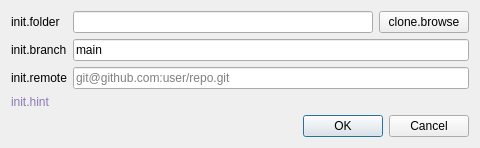
<?xml version="1.0" encoding="UTF-8"?>
<ui version="4.0">
 <class>InitDialog</class>
 <widget class="QDialog" name="InitDialog">
  <property name="minimumSize">
   <size>
    <width>480</width>
    <height>0</height>
   </size>
  </property>
  <property name="windowTitle">
   <string notr="true">init.title</string>
  </property>
  <layout class="QVBoxLayout" name="mainLayout">
   <item>
    <layout class="QFormLayout" name="formLayout">
     <item row="0" column="0">
      <widget class="QLabel" name="folderLabel">
       <property name="text">
        <string notr="true">init.folder</string>
       </property>
       <property name="buddy">
        <cstring>folderEdit</cstring>
       </property>
      </widget>
     </item>
     <item row="0" column="1">
      <layout class="QHBoxLayout" name="folderRow">
       <item>
        <widget class="QLineEdit" name="folderEdit"/>
       </item>
       <item>
        <widget class="QPushButton" name="browseButton">
         <property name="minimumSize">
          <size>
           <width>90</width>
           <height>0</height>
          </size>
         </property>
         <property name="maximumSize">
          <size>
           <width>90</width>
           <height>16777215</height>
          </size>
         </property>
         <property name="text">
          <string notr="true">clone.browse</string>
         </property>
        </widget>
       </item>
      </layout>
     </item>
     <item row="1" column="0">
      <widget class="QLabel" name="branchLabel">
       <property name="text">
        <string notr="true">init.branch</string>
       </property>
       <property name="buddy">
        <cstring>branchEdit</cstring>
       </property>
      </widget>
     </item>
     <item row="1" column="1">
      <widget class="QLineEdit" name="branchEdit">
       <property name="text">
        <string notr="true">main</string>
       </property>
      </widget>
     </item>
     <item row="2" column="0">
      <widget class="QLabel" name="remoteLabel">
       <property name="text">
        <string notr="true">init.remote</string>
       </property>
       <property name="buddy">
        <cstring>remoteEdit</cstring>
       </property>
      </widget>
     </item>
     <item row="2" column="1">
      <widget class="QLineEdit" name="remoteEdit">
       <property name="placeholderText">
        <string notr="true">git@github.com:user/repo.git</string>
       </property>
      </widget>
     </item>
    </layout>
   </item>
   <item>
    <widget class="QLabel" name="hintLabel">
     <property name="styleSheet">
      <string notr="true">color: rgb(140,120,180);</string>
     </property>
     <property name="text">
      <string notr="true">init.hint</string>
     </property>
     <property name="wordWrap">
      <bool>true</bool>
     </property>
    </widget>
   </item>
   <item>
    <widget class="QDialogButtonBox" name="buttonBox">
     <property name="standardButtons">
      <set>QDialogButtonBox::StandardButton::Cancel|QDialogButtonBox::StandardButton::Ok</set>
     </property>
    </widget>
   </item>
  </layout>
 </widget>
 <resources/>
 <connections/>
</ui>
